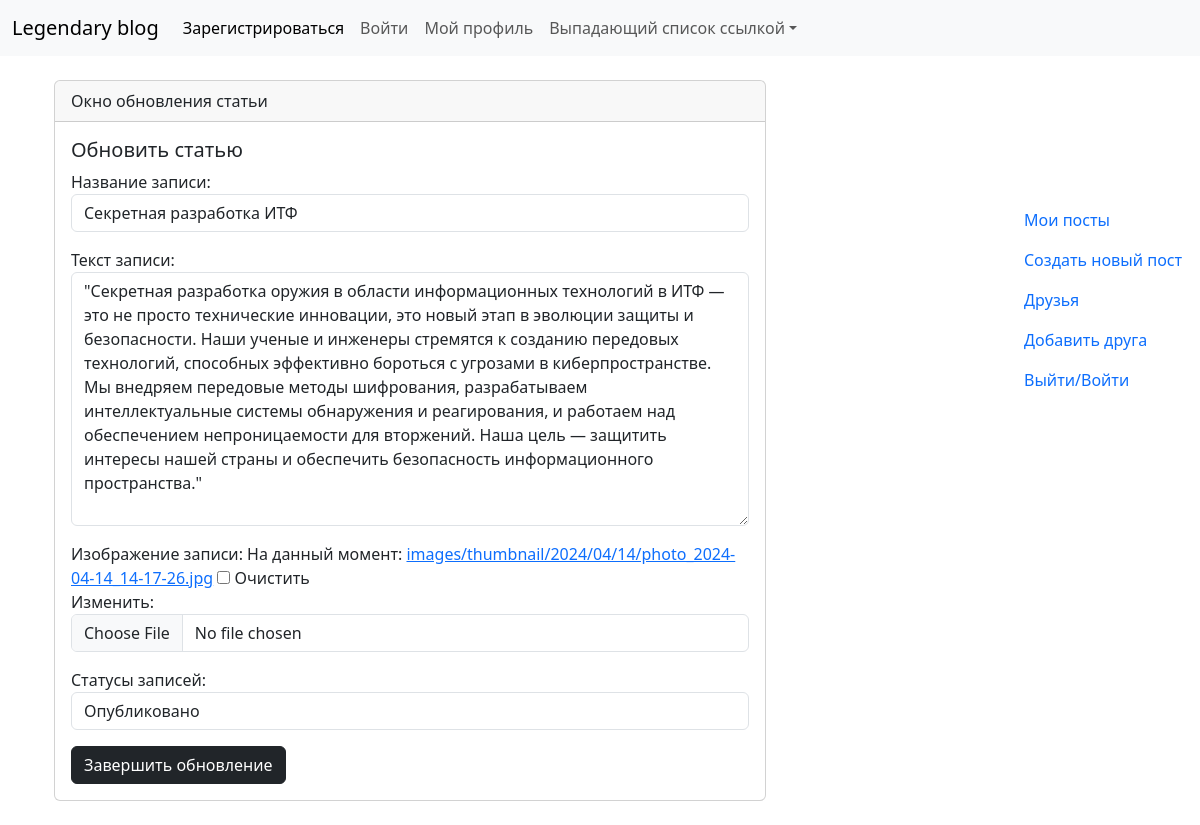
/post/sekretnaya-razrabotka-itf-7073/update/, run on the app's committed database.
### legend_blog/models.py (models this page shows, shortened)
class Post(models.Model):
    STATUS_OPTIONS = (("published", "Опубликовано"), ("draft", "Черновик"))
    author = models.ForeignKey(
        to=User,
        verbose_name="Автор записи",
        on_delete=models.CASCADE,
        related_name="author_posts",
    )
    title = models.CharField(verbose_name="Название записи", max_length=80)
    slug = models.SlugField(verbose_name="URL", max_length=120, blank=True)
    text = models.TextField(verbose_name="Текст записи",
                            validators=[MinLengthValidator(31)],
                            max_length=950)
    thumbnail = models.ImageField(
        default="blog/default.jpg",
        verbose_name="Изображение записи",
        blank=True,
        upload_to="images/thumbnail/%Y/%m/%d",
        validators=[
            FileExtensionValidator(allowed_extensions=("png", "jpg", "jpeg",
                                                       "webp", "gif"))
        ],
    )
    status = models.CharField(
        choices=STATUS_OPTIONS,
        default="published",
        verbose_name="Статусы записей",
        max_length=13,
    )
    created = models.DateTimeField(auto_now_add=True,
                                   verbose_name="Время добавления")
    updated = models.DateTimeField(auto_now=True,
                                   verbose_name="Время обновления")
    class Meta:
        db_table = "blog_post"
        ordering = ["-created"]
        indexes = [models.Index(fields=["-created", "-status"])]
        verbose_name = "Статья"
        verbose_name_plural = "Статьи"

### legend_blog/views.py (the view, shortened to what this page needs)
# urls.py: path("post/<str:slug>/update/", PostUpdateView.as_view(), name='post_update'),
class PostUpdateView(UpdateView):
    model = Post
    template_name = "blog/post_update.html"
    form_class = PostUpdateForm
    def get_context_data(self, object_list=None, **kwargs):
        context = super().get_context_data(**kwargs)
        context["title"] = f"Обновление статьи: {self.request.user}"
        return context

### legend_blog/forms.py
class PostUpdateForm(forms.ModelForm):
    class Meta:
        model = Post
        fields = ("title", "text", "thumbnail", "status")
    def __init__(self, *args, **kwargs):
        super().__init__(*args, **kwargs)
        for field in self.fields:
            self.fields[field].widget.attrs.update({
                "class": 'form-control',
                'autocomplete': "on"
            })

### templates/blog/post_update.html (shortened to what this page needs)
{% extends 'main.html' %}
{% block content %}
    <div class="card">
        <div class="card-header">
            Окно обновления статьи
        </div>
        <div class="card-body">
            <h5 class="card-title">Обновить статью</h5>
            <form method="post"
                  action="{% url "post_update" slug=post.slug %}"
                  enctype="multipart/form-data">
                {{ form.as_p }}
                <div class="d-grid gap-2 d-md-block mt-2">
                    <button type="submit"
                            class="btn btn-dark">Завершить обновление
                    </button>
                </div>
            </form>
        </div>
    </div>
{% endblock %}

### data on the page
Post: title "Секретная разработка ИТФ", text "\"Секретная разработка оружия в области информационных технологий в ИТФ — это не просто технические инновации, это новый этап в эволюции защиты и безопасности. Наши ученые и инженеры стремятся к созданию передовых технологий, способных эффективно бороться с угрозами в киберпространстве. Мы внедряем передовые методы шифрования, разрабатываем интеллектуальные системы обнаружения и реагирования, и работаем над обеспечением непроницаемости для вторжений. Наша цель — защитить интересы нашей страны и обеспечить безопасность информационного пространства.\"", status "Опубликовано"
